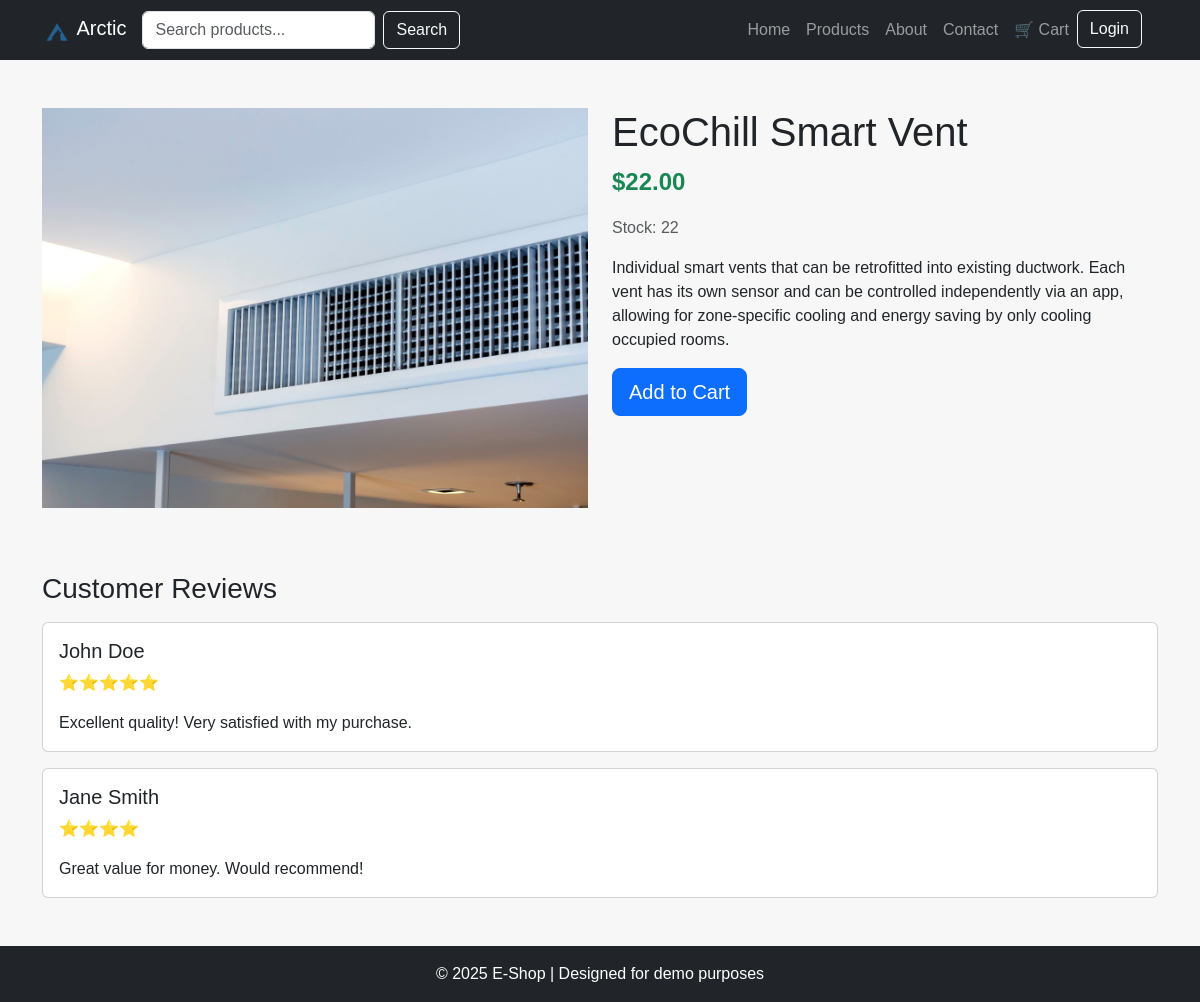
The page /product.php?id=3 on the database as committed earlier.
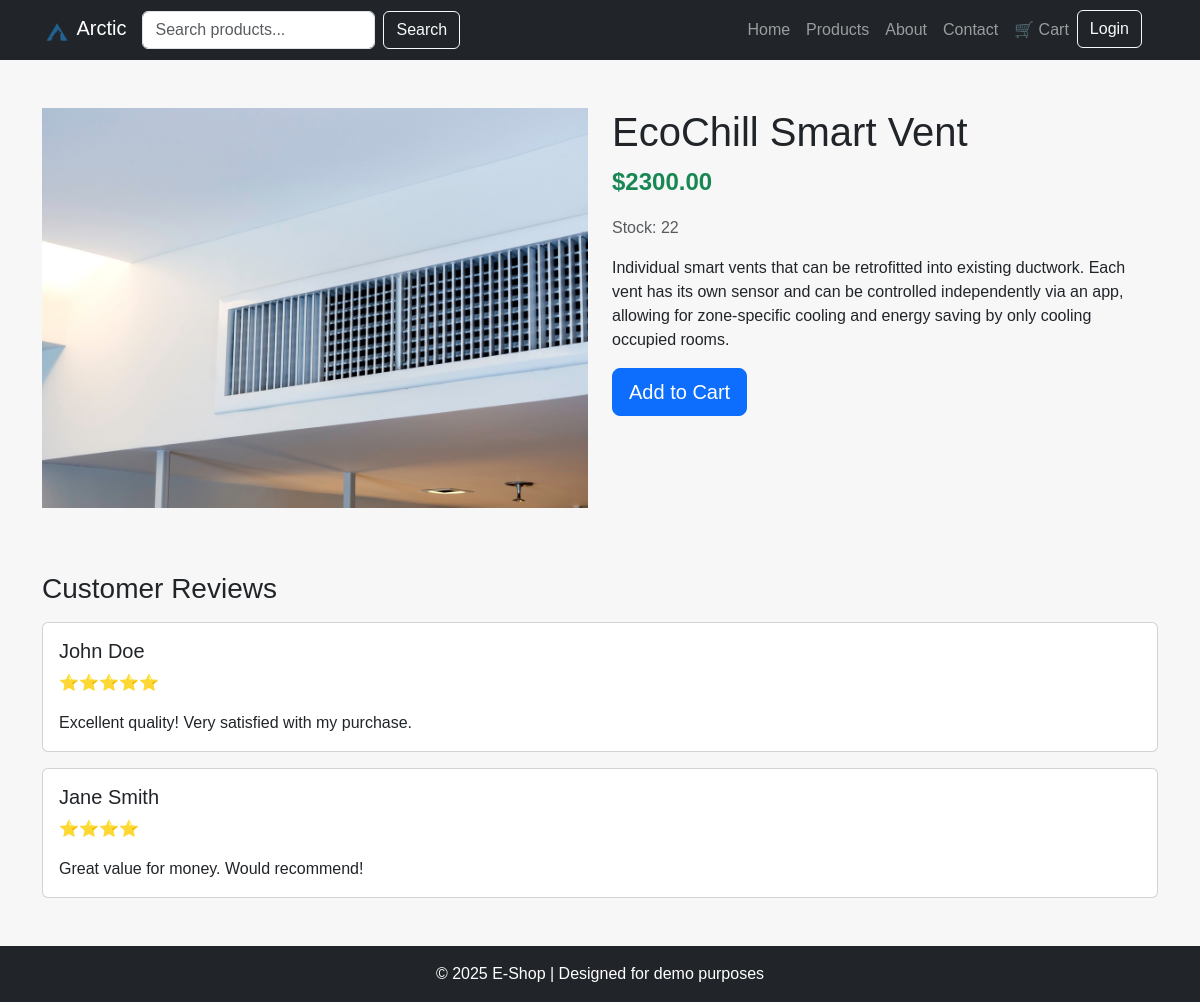
The same page on the database as committed later.
### tables this page shows
CREATE TABLE `products` (
  `id` int(11) NOT NULL AUTO_INCREMENT,
  `prod_name` varchar(255) DEFAULT NULL,
  `price` int(11) DEFAULT NULL,
  `stock` int(11) DEFAULT NULL,
  `info` text DEFAULT NULL,
  `img` varchar(255) NOT NULL,
  PRIMARY KEY (`id`)
);

### misc/prod_page.php (the view)
<?php
include "database.php";
function prodDetails ()
{
    global $conn;
    $id = isset($_GET['id']) ? (int) $_GET['id'] : 0;
    $query = "SELECT * FROM products WHERE id = {$id}";
    $result = mysqli_query($conn, $query);
    $product = mysqli_fetch_assoc($result);
    $prodID = $product['id'];
    $prodName = $product['prod_name'];
    $prodImg = $product['img'];
    $prodPrice = number_format($product['price'], 2, '.', '');
    $prodStock = $product['stock'];
    $prodInfo = $product['info'];
    $htmlYes = <<<HTML
        <div class="row">
                <div class="col-md-6">
                    <img src="img/products/$prodImg.jpg"
                        alt="$prodName"
                        class="product-img-main mb-3">
                </div>
                <div class="col-md-6">
                    <h1>$prodName</h1>
                    <p class="fs-4 fw-bold text-success">$$prodPrice</p>
                    <p class="text-muted">Stock: $prodStock</p>
                    <p>$prodInfo</p>
                    <div class="d-flex gap-3 mt-3">
                        <a href="cart.php?action=add&id=$prodID"
                            class="btn btn-primary btn-lg">Add to Cart</a>
                    </div>
                </div>
            </div>
            <div class="mt-5">
                <h3>Customer Reviews</h3>
                <div class="card my-3">
                    <div class="card-body">
                        <h5 class="card-title">John Doe</h5>
                        <p class="card-text">⭐⭐⭐⭐⭐</p>
                        <p class="card-text">Excellent quality! Very satisfied with my purchase.</p>
                    </div>
                </div>
                <div class="card my-3">
                    <div class="card-body">
                        <h5 class="card-title">Jane Smith</h5>
                        <p class="card-text">⭐⭐⭐⭐</p>
                        <p class="card-text">Great value for money. Would recommend!</p>
                    </div>
                </div>
            </div>
    HTML;
    $htmlNo = <<<HTML
        <div class="alert alert-danger text-center">Product not found.</div>
    HTML;
    if ($product)
    {
        return $htmlYes;
    }
    else
    {
        return $htmlNo;
    }
}

Rows that differ between the two databases and show on the page:
changed products "EcoChill Smart Vent": price "22.00" → "2300.00"
